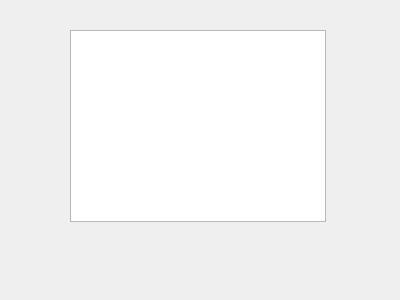
<?xml version="1.0" encoding="UTF-8"?>
<ui version="4.0">
 <class>editDig</class>
 <widget class="QWidget" name="editDig">
  <property name="geometry">
   <rect>
    <x>0</x>
    <y>0</y>
    <width>400</width>
    <height>300</height>
   </rect>
  </property>
  <property name="windowTitle">
   <string>editDig</string>
  </property>
  <widget class="QTableWidget" name="tableWidget">
   <property name="geometry">
    <rect>
     <x>70</x>
     <y>30</y>
     <width>256</width>
     <height>192</height>
    </rect>
   </property>
  </widget>
 </widget>
 <layoutdefault spacing="6" margin="11"/>
 <resources/>
 <connections>
  <connection>
   <sender>tableWidget</sender>
   <signal>itemClicked(QTableWidgetItem*)</signal>
   <receiver>editDig</receiver>
   <slot>enterItem(QTableWidgetItem*)</slot>
   <hints>
    <hint type="sourcelabel">
     <x>202</x>
     <y>206</y>
    </hint>
    <hint type="destinationlabel">
     <x>202</x>
     <y>252</y>
    </hint>
   </hints>
  </connection>
 </connections>
 <slots>
  <slot>enterItem(QTableWidgetItem*)</slot>
 </slots>
</ui>
